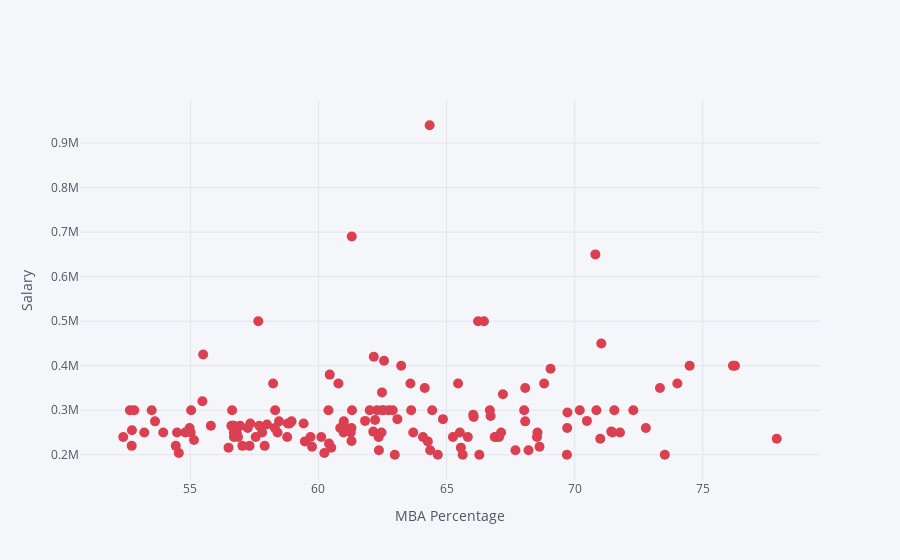

Notebook cell for this chart:
### Markdown cell above
# Salary vs MBA Performance

### Code cell
pd.iplot(kind='scatter',x='mba_p',y='salary',mode='markers',color = 'red',size=10,xTitle='MBA Percentage',yTitle='Salary')

### Figure 1 — Plotly figure (JSON) as saved in the notebook; plotly's stock layout.template omitted (floating-point values rounded to 4 significant figures; data arrays with more than 128 entries replaced by an {"elided": "..."} marker saying what was removed)
{"data": [{"line": {"color": "rgba(219, 64, 82, 1.0)", "dash": "solid", "shape": "linear", "width": 1.3}, "marker": {"size": 10, "symbol": "circle"}, "mode": "markers", "name": "salary", "text": "", "type": "scatter", "x": {"elided": "148 float values"}, "y": {"elided": "148 int values"}}], "layout": {"legend": {"bgcolor": "#F5F6F9", "font": {"color": "#4D5663"}}, "paper_bgcolor": "#F5F6F9", "plot_bgcolor": "#F5F6F9", "title": {"font": {"color": "#4D5663"}}, "xaxis": {"gridcolor": "#E1E5ED", "showgrid": true, "tickfont": {"color": "#4D5663"}, "title": {"font": {"color": "#4D5663"}, "text": "MBA Percentage"}, "zerolinecolor": "#E1E5ED"}, "yaxis": {"gridcolor": "#E1E5ED", "showgrid": true, "tickfont": {"color": "#4D5663"}, "title": {"font": {"color": "#4D5663"}, "text": "Salary"}, "zerolinecolor": "#E1E5ED"}}}
